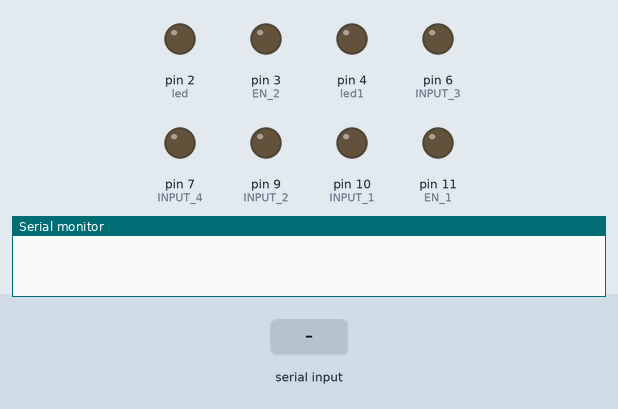
Recording of a sketch running on a simulated Arduino Uno, built with avr-gcc and run on an emulated ATmega328P. Parts: output pins drawn as LEDs (lit = HIGH), the last lines printed to the serial monitor. Inputs (shaded band) come from the test bench.

Above: at 1.2 s.
1.3 s: "0" received over the second serial link
At 2.4 s:
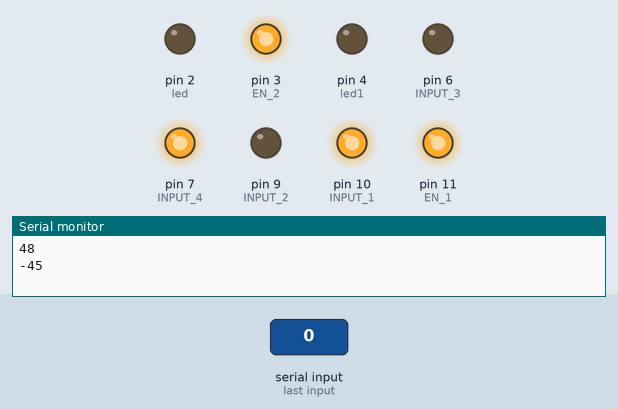
2.8 s: "3" received over the second serial link
At 3.1 s:
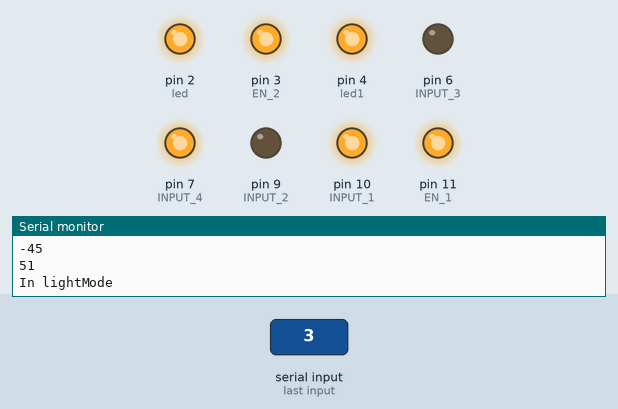
4.3 s: "1" received over the second serial link
At 4.7 s:
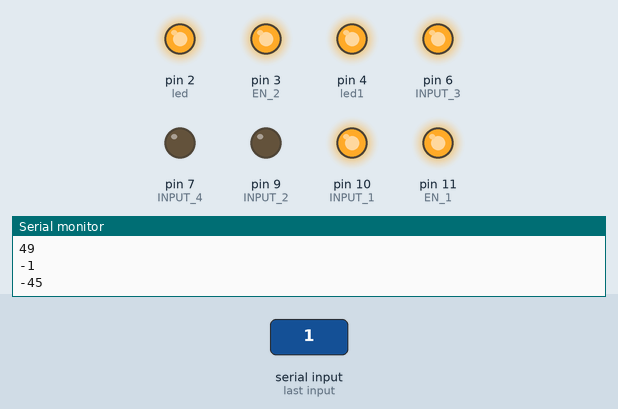
5.8 s: "2" received over the second serial link
At 6.9 s:
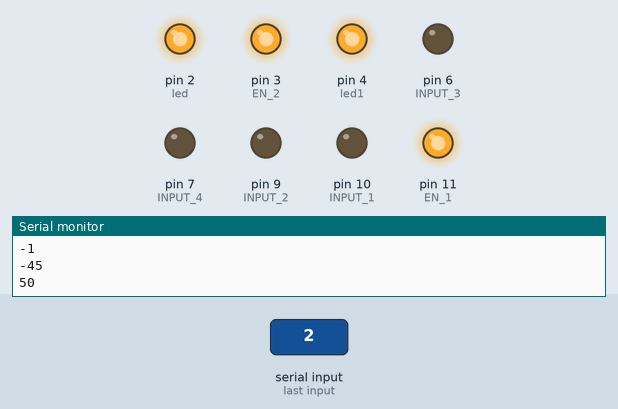
7.3 s: "3" received over the second serial link
At 7.8 s:
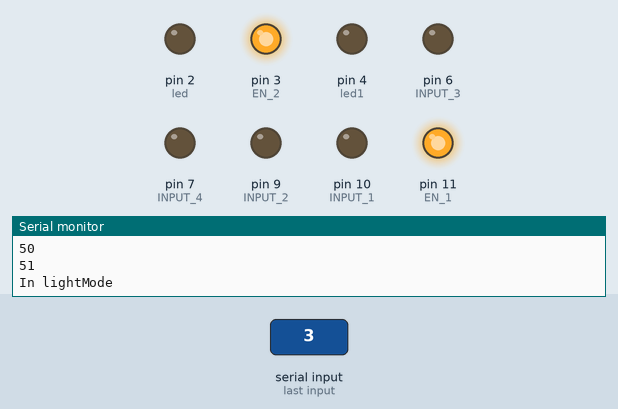
8.8 s: "1" received over the second serial link
At 9.3 s:
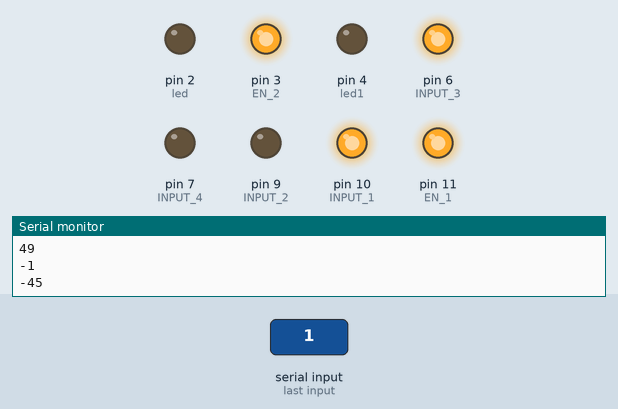
Timing chart, 0 to 11.3 s (numbered marks = the images above; inputs shaded):
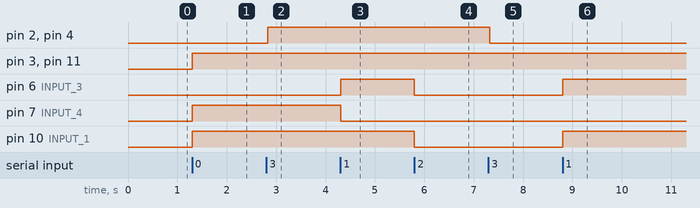

The sketch:

vehicle_final.ino
```cpp
 #include <SoftwareSerial.h>
#include <avr/power.h>
#include <avr/sleep.h>
SoftwareSerial BTSlave(13,12);

const int EN_1 = 11;
const int EN_2 = 3;
const int INPUT_1 = 10;
const int INPUT_2 = 9;
const int INPUT_3 = 6;
const int INPUT_4 = 7;
byte rec;
char Direction;
int y;
int x;
int xpos;
int ypos;
char dataType;
//Functions Parameters
boolean led_state = true;
boolean prev_led = false;
const int led = 2;
const int led1 = 4;
const int tempPin = A0;

void setup() {
pinMode(EN_1,OUTPUT);
pinMode(EN_2,OUTPUT);
pinMode(INPUT_1,OUTPUT);
pinMode(INPUT_2,OUTPUT);
pinMode(INPUT_3,OUTPUT);
pinMode(INPUT_4,OUTPUT);
pinMode(led,OUTPUT);
pinMode(led1,OUTPUT);
BTSlave.begin(57600);
Serial.begin(19200);
}

void loop() {
    if(BTSlave.available() > 0){
      rec = BTSlave.read();
      Serial.println(rec);
      if(rec == '0' || rec == '1' || rec == '2'){
        Direction= rec;
        driveMode();
      }else if(rec == '3'){
        lightMode();
        }else if(rec == '4'){
          tempMode();
          }else if(rec == '5'){
            sleepMode();}
            else if (rec =='6'){
              wakeUp();}
  }
  }

void driveMode(){
   if(Direction == '1'){
             y = BTSlave.read();
             y = int(y);
             Serial.println(y);
             ypos = map(y,10,255,0,1023);
             delay(3);

    if(ypos > 550){

             Serial.println(ypos);
             MOVE('B');

  }
    else if(ypos < 470){
            Serial.println(ypos);
            MOVE('F');
    }

 }else if(Direction == '0'){
            x = BTSlave.read();
            x = int(x);
            xpos = map(x,10,255,0,1023);
            delay(3);

    if(xpos > 550){
            Serial.println(xpos);
             MOVE('R');

             }
    else if(xpos < 470){
            Serial.println(xpos);
            MOVE('L');

            }
   }
    else if(Direction == '2' || xpos == 512 || ypos == 512){
      MOVE('S');}


   }


void MOVE (char d){
   switch(d)
      {
         case 'L':
      digitalWrite(EN_1,HIGH);
      digitalWrite(EN_2,HIGH);
      digitalWrite(INPUT_1,HIGH);
      digitalWrite(INPUT_2,LOW);
      digitalWrite(INPUT_3,LOW);
      digitalWrite(INPUT_4,HIGH);
      delay(20);

      Direction = '2';
      break;
         case 'R':
      digitalWrite(EN_1,HIGH);
      digitalWrite(EN_2,HIGH);
      digitalWrite(INPUT_1,LOW);
      digitalWrite(INPUT_2,HIGH);
      digitalWrite(INPUT_3,HIGH);
      digitalWrite(INPUT_4,LOW);
      delay(20);

      Direction = '2';
      break;
         case 'S':
      digitalWrite(EN_1,HIGH);
      digitalWrite(EN_2,HIGH);
      digitalWrite(INPUT_1,LOW);
      digitalWrite(INPUT_2,LOW);
      digitalWrite(INPUT_3,LOW);
      digitalWrite(INPUT_4,LOW);
      break;
        case 'B':
      digitalWrite(EN_1,HIGH);
      digitalWrite(EN_2,HIGH);
      digitalWrite(INPUT_1,LOW);
      digitalWrite(INPUT_2,HIGH);
      digitalWrite(INPUT_3,LOW);
      digitalWrite(INPUT_4,HIGH);
      delay(20);

      Direction = '2';
      break;
        case 'F':
      digitalWrite(EN_1,HIGH);
      digitalWrite(EN_2,HIGH);
      digitalWrite(INPUT_1,HIGH);
      digitalWrite(INPUT_2,LOW);
      digitalWrite(INPUT_3,HIGH);
      digitalWrite(INPUT_4,LOW);
      delay(20);

      Direction = '2';
      break;
    }
  }
void tempMode(){
  Serial.println("In tempMode");
  int x = analogRead(tempPin);
  byte y = map(x,0,1023,0,255);
  Serial.print("ADC Value: ");
  Serial.println(x);
  Serial.print("ADC Value mapped: ");
  Serial.println(y);
  BTSlave.write(y);
  delay(10);
  }

void lightMode(){
  Serial.println("In lightMode");
  delay(5);
  int check = digitalRead(led);
  delay(20);
  if(check == HIGH){
  digitalWrite(led,LOW);
  digitalWrite(led1,LOW);

    }else if(check != HIGH){

      digitalWrite(led,HIGH);
      digitalWrite(led1,HIGH);
}
  }

void sleepMode(){

  set_sleep_mode(SLEEP_MODE_IDLE);
  power_adc_disable();
  power_spi_disable();
  power_timer1_disable();
  power_timer2_disable();
  power_twi_disable();

  sleep_mode();
  delay(100);
  }

void wakeUp(){

  sleep_disable();
  power_all_enable();
  delay(100);
  }
```

Measured:
- after the input at 1.3 s, pin 3 (EN_2), pin 7 (INPUT_4), pin 10 (INPUT_1), pin 11 (EN_1): LOW → HIGH at once
- after the input at 2.8 s, pin 2 (led), pin 4 (led1): LOW → HIGH at once
- after the input at 4.3 s, pin 6 (INPUT_3): LOW → HIGH at once; pin 7 (INPUT_4): HIGH → LOW at once
- after the input at 5.8 s, pin 6 (INPUT_3), pin 10 (INPUT_1): HIGH → LOW at once
- after the input at 7.3 s, pin 2 (led), pin 4 (led1): HIGH → LOW at once
- after the input at 8.8 s, pin 6 (INPUT_3), pin 10 (INPUT_1): LOW → HIGH at once
